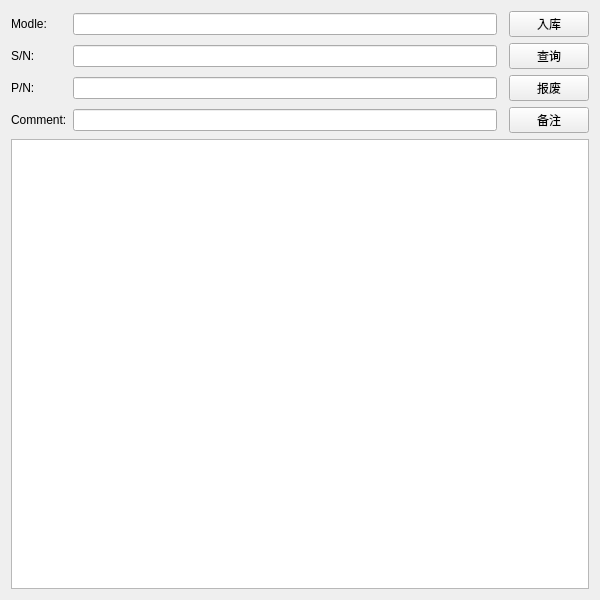
<?xml version="1.0" encoding="UTF-8"?>
<ui version="4.0">
 <class>devicecheck</class>
 <widget class="QWidget" name="devicecheck">
  <property name="geometry">
   <rect>
    <x>0</x>
    <y>0</y>
    <width>600</width>
    <height>600</height>
   </rect>
  </property>
  <property name="minimumSize">
   <size>
    <width>600</width>
    <height>600</height>
   </size>
  </property>
  <property name="maximumSize">
   <size>
    <width>600</width>
    <height>600</height>
   </size>
  </property>
  <property name="windowTitle">
   <string>Form</string>
  </property>
  <layout class="QGridLayout" name="gridLayout">
   <item row="0" column="1">
    <widget class="QLineEdit" name="lineEdit_modle"/>
   </item>
   <item row="1" column="1">
    <widget class="QLineEdit" name="lineEdit_SN">
     <property name="enabled">
      <bool>true</bool>
     </property>
    </widget>
   </item>
   <item row="5" column="0">
    <widget class="QLabel" name="label_4">
     <property name="text">
      <string>Comment:</string>
     </property>
    </widget>
   </item>
   <item row="5" column="1">
    <widget class="QLineEdit" name="lineEdit_comment"/>
   </item>
   <item row="6" column="0" colspan="4">
    <widget class="QTableView" name="devicetable"/>
   </item>
   <item row="0" column="0">
    <widget class="QLabel" name="label">
     <property name="text">
      <string>Modle:</string>
     </property>
    </widget>
   </item>
   <item row="3" column="1">
    <widget class="QLineEdit" name="lineEdit_PN"/>
   </item>
   <item row="1" column="0">
    <widget class="QLabel" name="label_3">
     <property name="text">
      <string>S/N:</string>
     </property>
    </widget>
   </item>
   <item row="3" column="0">
    <widget class="QLabel" name="label_2">
     <property name="text">
      <string>P/N:</string>
     </property>
    </widget>
   </item>
   <item row="5" column="3">
    <widget class="QPushButton" name="pushButton">
     <property name="text">
      <string>备注</string>
     </property>
    </widget>
   </item>
   <item row="3" column="3">
    <widget class="QPushButton" name="pushButton_update_device">
     <property name="text">
      <string>报废</string>
     </property>
    </widget>
   </item>
   <item row="1" column="3">
    <widget class="QPushButton" name="pushButton_query_device">
     <property name="text">
      <string>查询</string>
     </property>
    </widget>
   </item>
   <item row="0" column="3">
    <widget class="QPushButton" name="pushButton_insert_device">
     <property name="text">
      <string>入库</string>
     </property>
    </widget>
   </item>
  </layout>
 </widget>
 <resources/>
 <connections/>
</ui>
